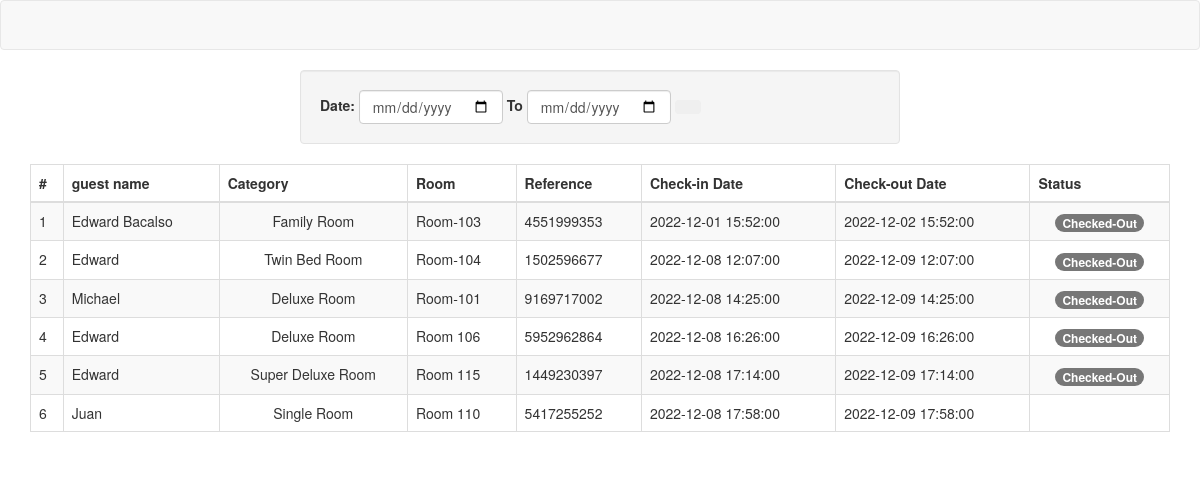
/admin/sales.php, run on the app's committed database.
### tables this page shows
CREATE TABLE `checked` (
  `id` int(30) NOT NULL,
  `ref_no` varchar(100) NOT NULL,
  `room_id` varchar(30) NOT NULL,
  `name` text NOT NULL,
  `contact_no` varchar(20) NOT NULL,
  `email` varchar(100) NOT NULL,
  `date_in` datetime NOT NULL,
  `date_out` datetime NOT NULL,
  `booked_cid` int(30) NOT NULL,
  `status` tinyint(1) NOT NULL DEFAULT 0 COMMENT '0 = pending, 1=checked in , 2 = checked out',
  `date_updated` datetime NOT NULL DEFAULT current_timestamp() ON UPDATE current_timestamp()
);

CREATE TABLE `rooms` (
  `id` int(30) NOT NULL,
  `room` varchar(30) NOT NULL,
  `category_id` int(30) NOT NULL,
  `status` tinyint(1) NOT NULL DEFAULT 0 COMMENT '0 = Available , 1= Unvailables'
);

CREATE TABLE `room_categories` (
  `id` int(30) NOT NULL,
  `name` text NOT NULL,
  `price` float NOT NULL,
  `cover_img` text NOT NULL
);

### admin/range.php (the view)
<?php
	include('db_connect.php');
	if(ISSET($_POST['search'])){
		$date1 = date("Y-m-d", strtotime($_POST['date1']));
		$date2 = date("Y-m-d", strtotime($_POST['date2']));
		$i=1;
		$query=mysqli_query($conn, "SELECT * FROM checked WHERE date(`date_updated`) BETWEEN '$date1' AND '$date2'") or die(mysqli_error());
		$row=mysqli_num_rows($query);
		if($row>0){
			while($fetch=mysqli_fetch_array($query)){
?>
	<tr>
		<td><?php echo $i++ ?></td>
		<td><?php echo $fetch['name']?></td>
		<td class="text-center"><?php echo $cat_arr[$room_arr[$fetch['room_id']]['category_id']]['name'] ?></td>
		<td class=""><?php echo $room_arr[$fetch['room_id']]['room'] ?></td>
		<td><?php echo $fetch['ref_no']?></td>
		<td><?php echo $fetch['date_in']?></td>
		<td><?php echo $fetch['date_out']?></td>
		<?php if($fetch['status'] == 2): ?>
		<td class="text-center"><span class="badge badge-success">Checked-Out</span></td>
		<?php endif; ?>
	</tr>
<?php
			}
		}else{
			echo'
			<tr>
				<td colspan = "4"><center>Record Not Found</center></td>
			</tr>';
		}
	}else{
		$i=1;
		$query=mysqli_query($conn, "SELECT * FROM `checked`") or die(mysqli_error());
		while($fetch=mysqli_fetch_array($query)){
?>
	<tr>
		<td><?php echo $i++ ?></td>
		<td><?php echo $fetch['name']?></td>
		<td class="text-center"><?php echo $cat_arr[$room_arr[$fetch['room_id']]['category_id']]['name'] ?></td>
		<td class=""><?php echo $room_arr[$fetch['room_id']]['room'] ?></td>
		<td><?php echo $fetch['ref_no']?></td>
		<td><?php echo $fetch['date_in']?></td>
		<td><?php echo $fetch['date_out']?></td>
		<?php if($fetch['status'] == 2): ?>
		<td class="text-center"><span class="badge badge-success">Checked-Out</span></td>
		<?php endif; ?>
	</tr>
<?php
		}
	}
?>

### admin/sales.php (shortened to what this page needs)
<?php include('db_connect.php');
$cat = $conn->query("SELECT * FROM room_categories");
$cat_arr = array();
while($row = $cat->fetch_assoc()){
	$cat_arr[$row['id']] = $row;
}
$room = $conn->query("SELECT * FROM rooms");
$room_arr = array();
while($row = $room->fetch_assoc()){
	$room_arr[$row['id']] = $row;
}
?>
<!DOCTYPE html>
<html lang="en">
	<head>
		<link rel="stylesheet" type="text/css" href="css/bootstrap.css"/>
	</head>
<body>
	<nav class="navbar navbar-default">
	</nav>
	<div class="col-md-3"></div>
	<div class="col-md-6 well">
		<form class="form-inline" method="POST" action="">
			<label>Date:</label>
			<input type="date" class="form-control" placeholder="Start"  name="date1" value="<?php echo isset($_POST['date1']) ? $_POST['date1'] : '' ?>" />
			<label>To</label>
			<input type="date" class="form-control" placeholder="End"  name="date2" value="<?php echo isset($_POST['date2']) ? $_POST['date2'] : '' ?>"/>
			<button class="btn btn-outline-primary" name="search"><span class="fa fa-search"></span></button>
			</form>
		</div>
</body>
</html>
<div class="container-fluid">
	<div class="col-lg-12">
		<div class="row mt-3">
			<div class="col-md-12">
				<div class="card">
					<div class="card-body">
						<table class="table table-bordered table-striped">
							<thead>
								<th>#</th>
								<th>guest name</th>
								<th>Category</th>
								<th>Room</th>
								<th>Reference</th>
								<th>Check-in Date</th>
								<th>Check-out Date</th>
								<th>Status</th>
							</thead>
							<tbody>
							  <?php
							  	include('range.php');
							  ?>
							</tbody>
						</table>
					</div>
				</div>
			</div>
		</div>
	</div>
</div>

### data on the page
checked: name "Edward Bacalso", room.name "Family Room", room.room "Room-103", ref_no "4551999353", date_in "2022-12-01 15:52:00", date_out "2022-12-02 15:52:00", status "Checked-Out"
checked: name "Edward", room.name "Twin Bed Room", room.room "Room-104", ref_no "1502596677", date_in "2022-12-08 12:07:00", date_out "2022-12-09 12:07:00", status "Checked-Out"
checked: name "Michael", room.name "Deluxe Room", room.room "Room-101", ref_no "9169717002", date_in "2022-12-08 14:25:00", date_out "2022-12-09 14:25:00", status "Checked-Out"
checked: name "Edward", room.name "Deluxe Room", room.room "Room 106", ref_no "5952962864", date_in "2022-12-08 16:26:00", date_out "2022-12-09 16:26:00", status "Checked-Out"
checked: name "Edward", room.name "Super Deluxe Room", room.room "Room 115", ref_no "1449230397", date_in "2022-12-08 17:14:00", date_out "2022-12-09 17:14:00", status "Checked-Out"
checked: name "Juan", room.name "Single Room", room.room "Room 110", ref_no "5417255252", date_in "2022-12-08 17:58:00", date_out "2022-12-09 17:58:00"
